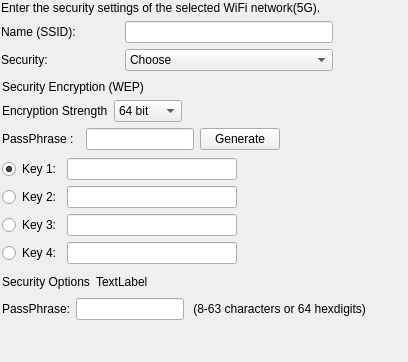
               <widget class="QFrame" name="frm_manualSet5G">
                <property name="frameShape">
                 <enum>QFrame::NoFrame</enum>
                </property>
                <property name="frameShadow">
                 <enum>QFrame::Raised</enum>
                </property>
                <layout class="QVBoxLayout" name="verticalLayout_53">
                 <property name="margin">
                  <number>0</number>
                 </property>
                 <item>
                  <widget class="QFrame" name="frm_manualSet5G1">
                   <property name="frameShape">
                    <enum>QFrame::NoFrame</enum>
                   </property>
                   <property name="frameShadow">
                    <enum>QFrame::Raised</enum>
                   </property>
                   <layout class="QVBoxLayout" name="verticalLayout_49">
                    <property name="margin">
                     <number>1</number>
                    </property>
                    <item>
                     <widget class="QLabel" name="lbl_selectedNetworkManual5G">
                      <property name="text">
                       <string>Enter the security settings of the selected WiFi network(5G).</string>
                      </property>
                     </widget>
                    </item>
                    <item>
                     <layout class="QGridLayout" name="gridLayout_23">
                      <item row="1" column="3">
                       <spacer name="horizontalSpacer_20">
                        <property name="orientation">
                         <enum>Qt::Horizontal</enum>
                        </property>
                        <property name="sizeHint" stdset="0">
                         <size>
                          <width>40</width>
                          <height>20</height>
                         </size>
                        </property>
                       </spacer>
                      </item>
                      <item row="0" column="0">
                       <widget class="QLabel" name="lbl_SSIDNameManual5G">
                        <property name="text">
                         <string>Name (SSID): </string>
                        </property>
                       </widget>
                      </item>
                      <item row="1" column="0">
                       <widget class="QLabel" name="lbl_securityManual5G">
                        <property name="text">
                         <string>Security:</string>
                        </property>
                       </widget>
                      </item>
                      <item row="1" column="2">
                       <widget class="QComboBox" name="cbx_securityTypeChooseManual5G">
                        <item>
                         <property name="text">
                          <string>Choose</string>
                         </property>
                        </item>
                        <item>
                         <property name="text">
                          <string>None</string>
                         </property>
                        </item>
                        <item>
                         <property name="text">
                          <string>WEP</string>
                         </property>
                        </item>
                        <item>
                         <property name="text">
                          <string>WPA-PSK-TKIP</string>
                         </property>
                        </item>
                        <item>
                         <property name="text">
                          <string>WPA-PSK-AES</string>
                         </property>
                        </item>
                        <item>
                         <property name="text">
                          <string>WPA2-PSK-AES</string>
                         </property>
                        </item>
                        <item>
                         <property name="text">
                          <string>WPA-PSK-TKIP|WPA2-PSK-AES</string>
                         </property>
                        </item>
                       </widget>
                      </item>
                      <item row="0" column="1">
                       <spacer name="horizontalSpacer_27">
                        <property name="orientation">
                         <enum>Qt::Horizontal</enum>
                        </property>
                        <property name="sizeType">
                         <enum>QSizePolicy::Fixed</enum>
                        </property>
                        <property name="sizeHint" stdset="0">
                         <size>
                          <width>40</width>
                          <height>20</height>
                         </size>
                        </property>
                       </spacer>
                      </item>
                      <item row="0" column="2">
                       <widget class="QLineEdit" name="ledt_SSIDNameManual5G">
                        <property name="sizePolicy">
                         <sizepolicy hsizetype="Preferred" vsizetype="Fixed">
                          <horstretch>0</horstretch>
                          <verstretch>0</verstretch>
                         </sizepolicy>
                        </property>
                        <property name="echoMode">
                         <enum>QLineEdit::Normal</enum>
                        </property>
                       </widget>
                      </item>
                     </layout>
                    </item>
                   </layout>
                  </widget>
                 </item>
                 <item>
                  <widget class="QFrame" name="frm_manualSet5G2">
                   <property name="frameShape">
                    <enum>QFrame::NoFrame</enum>
                   </property>
                   <property name="frameShadow">
                    <enum>QFrame::Raised</enum>
                   </property>
                   <layout class="QVBoxLayout" name="verticalLayout_29">
                    <property name="margin">
                     <number>1</number>
                    </property>
                    <item>
                     <widget class="QFrame" name="frm_manualSet5G21">
                      <property name="frameShape">
                       <enum>QFrame::NoFrame</enum>
                      </property>
                      <property name="frameShadow">
                       <enum>QFrame::Raised</enum>
                      </property>
                      <layout class="QVBoxLayout" name="verticalLayout_19">
                       <property name="margin">
                        <number>1</number>
                       </property>
                       <item>
                        <widget class="QLabel" name="lbl_securityWEPManual5G">
                         <property name="text">
                          <string>Security Encryption (WEP)</string>
                         </property>
                        </widget>
                       </item>
                       <item>
                        <layout class="QHBoxLayout" name="horizontalLayout_14">
                         <item>
                          <widget class="QLabel" name="lbl_encryptionStrengthManual5G">
                           <property name="text">
                            <string>Encryption Strength</string>
                           </property>
                          </widget>
                         </item>
                         <item>
                          <widget class="QComboBox" name="cmb_bitManualSet5G">
                           <item>
                            <property name="text">
                             <string>64 bit</string>
                            </property>
                           </item>
                           <item>
                            <property name="text">
                             <string>128 bit</string>
                            </property>
                           </item>
                          </widget>
                         </item>
                         <item>
                          <spacer name="horizontalSpacer_45">
                           <property name="orientation">
                            <enum>Qt::Horizontal</enum>
                           </property>
                           <property name="sizeHint" stdset="0">
                            <size>
                             <width>40</width>
                             <height>20</height>
                            </size>
                           </property>
                          </spacer>
                         </item>
                        </layout>
                       </item>
                       <item>
                        <layout class="QHBoxLayout" name="horizontalLayout_12">
                         <item>
                          <widget class="QLabel" name="lbl_wlanPasswordWEPManualSet5G">
                           <property name="sizePolicy">
                            <sizepolicy hsizetype="Fixed" vsizetype="Preferred">
                             <horstretch>0</horstretch>
                             <verstretch>0</verstretch>
                            </sizepolicy>
                           </property>
                           <property name="text">
                            <string>PassPhrase :  </string>
                           </property>
                          </widget>
                         </item>
                         <item>
                          <widget class="QLineEdit" name="ledt_wlanPasswordWEPManualSet5G">
                           <property name="sizePolicy">
                            <sizepolicy hsizetype="Preferred" vsizetype="Fixed">
                             <horstretch>0</horstretch>
                             <verstretch>0</verstretch>
                            </sizepolicy>
                           </property>
                           <property name="inputMethodHints">
                            <set>Qt::ImhNone</set>
                           </property>
                          </widget>
                         </item>
                         <item>
                          <widget class="QPushButton" name="btn_pwdGeneratorManual5G">
                           <property name="text">
                            <string>Generate</string>
                           </property>
                          </widget>
                         </item>
                         <item>
                          <spacer name="horizontalSpacer_41">
                           <property name="orientation">
                            <enum>Qt::Horizontal</enum>
                           </property>
                           <property name="sizeHint" stdset="0">
                            <size>
                             <width>40</width>
                             <height>20</height>
                            </size>
                           </property>
                          </spacer>
                         </item>
                        </layout>
                       </item>
                      </layout>
                     </widget>
                    </item>
                    <item>
                     <widget class="QFrame" name="frm_manualSet5G22">
                      <property name="frameShape">
                       <enum>QFrame::NoFrame</enum>
                      </property>
                      <property name="frameShadow">
                       <enum>QFrame::Raised</enum>
                      </property>
                      <layout class="QGridLayout" name="gridLayout_43">
                       <property name="margin">
                        <number>1</number>
                       </property>
                       <item row="0" column="0">
                        <layout class="QGridLayout" name="gridLayout_44">
                         <item row="2" column="0">
                          <widget class="QRadioButton" name="rbtn_key3ManualSet5G">
                           <property name="layoutDirection">
                            <enum>Qt::LeftToRight</enum>
                           </property>
                           <property name="text">
                            <string>Key 3:</string>
                           </property>
                          </widget>
                         </item>
                         <item row="1" column="0">
                          <widget class="QRadioButton" name="rbtn_key2ManualSet5G">
                           <property name="layoutDirection">
                            <enum>Qt::LeftToRight</enum>
                           </property>
                           <property name="text">
                            <string>Key 2:</string>
                           </property>
                          </widget>
                         </item>
                         <item row="3" column="1">
                          <widget class="QLineEdit" name="ledt_key4ManualSet5G">
                           <property name="sizePolicy">
                            <sizepolicy hsizetype="Expanding" vsizetype="Fixed">
                             <horstretch>0</horstretch>
                             <verstretch>0</verstretch>
                            </sizepolicy>
                           </property>
                           <property name="inputMethodHints">
                            <set>Qt::ImhNone</set>
                           </property>
                           <property name="readOnly">
                            <bool>true</bool>
                           </property>
                          </widget>
                         </item>
                         <item row="3" column="0">
                          <widget class="QRadioButton" name="rbtn_key4ManualSet5G">
                           <property name="layoutDirection">
                            <enum>Qt::LeftToRight</enum>
                           </property>
                           <property name="text">
                            <string>Key 4:</string>
                           </property>
                          </widget>
                         </item>
                         <item row="0" column="0">
                          <widget class="QRadioButton" name="rbtn_key1ManualSet5G">
                           <property name="layoutDirection">
                            <enum>Qt::LeftToRight</enum>
                           </property>
                           <property name="text">
                            <string>Key 1:</string>
                           </property>
                           <property name="checked">
                            <bool>true</bool>
                           </property>
                          </widget>
                         </item>
                         <item row="2" column="2">
                          <spacer name="horizontalSpacer_46">
                           <property name="orientation">
                            <enum>Qt::Horizontal</enum>
                           </property>
                           <property name="sizeHint" stdset="0">
                            <size>
                             <width>40</width>
                             <height>20</height>
                            </size>
                           </property>
                          </spacer>
                         </item>
                         <item row="1" column="1">
                          <widget class="QLineEdit" name="ledt_key2ManualSet5G">
                           <property name="sizePolicy">
                            <sizepolicy hsizetype="Expanding" vsizetype="Fixed">
                             <horstretch>0</horstretch>
                             <verstretch>0</verstretch>
                            </sizepolicy>
                           </property>
                           <property name="inputMethodHints">
                            <set>Qt::ImhNone</set>
                           </property>
                           <property name="readOnly">
                            <bool>true</bool>
                           </property>
                          </widget>
                         </item>
                         <item row="0" column="1">
                          <widget class="QLineEdit" name="ledt_key1ManualSet5G">
                           <property name="sizePolicy">
                            <sizepolicy hsizetype="Expanding" vsizetype="Fixed">
                             <horstretch>0</horstretch>
                             <verstretch>0</verstretch>
                            </sizepolicy>
                           </property>
                           <property name="inputMethodHints">
                            <set>Qt::ImhNone</set>
                           </property>
                           <property name="readOnly">
                            <bool>true</bool>
                           </property>
                          </widget>
                         </item>
                         <item row="2" column="1">
                          <widget class="QLineEdit" name="ledt_key3ManualSet5G">
                           <property name="sizePolicy">
                            <sizepolicy hsizetype="Expanding" vsizetype="Fixed">
                             <horstretch>0</horstretch>
                             <verstretch>0</verstretch>
                            </sizepolicy>
                           </property>
                           <property name="inputMethodHints">
                            <set>Qt::ImhNone</set>
                           </property>
                           <property name="readOnly">
                            <bool>true</bool>
                           </property>
                          </widget>
                         </item>
                        </layout>
                       </item>
                      </layout>
                     </widget>
                    </item>
                    <item>
                     <widget class="QFrame" name="frm_manualSet5G23">
                      <property name="frameShape">
                       <enum>QFrame::NoFrame</enum>
                      </property>
                      <property name="frameShadow">
                       <enum>QFrame::Raised</enum>
                      </property>
                      <layout class="QGridLayout" name="gridLayout_45">
                       <property name="margin">
                        <number>1</number>
                       </property>
                       <item row="0" column="0">
                        <layout class="QVBoxLayout" name="verticalLayout_30">
                         <item>
                          <layout class="QHBoxLayout" name="horizontalLayout_16">
                           <item>
                            <widget class="QLabel" name="lbl_securityOptionsManual5G">
                             <property name="text">
                              <string>Security Options</string>
                             </property>
                            </widget>
                           </item>
                           <item>
                            <widget class="QLabel" name="lbl_securitytypeManual5G">
                             <property name="text">
                              <string>TextLabel</string>
                             </property>
                            </widget>
                           </item>
                           <item>
                            <spacer name="horizontalSpacer_26">
                             <property name="orientation">
                              <enum>Qt::Horizontal</enum>
                             </property>
                             <property name="sizeHint" stdset="0">
                              <size>
                               <width>40</width>
                               <height>20</height>
                              </size>
                             </property>
                            </spacer>
                           </item>
                          </layout>
                         </item>
                         <item>
                          <layout class="QHBoxLayout" name="horizontalLayout_22">
                           <item>
                            <widget class="QLabel" name="lbl_wlanPasswordManualSet5G">
                             <property name="text">
                              <string>PassPhrase:</string>
                             </property>
                            </widget>
                           </item>
                           <item>
                            <widget class="QLineEdit" name="ledt_wlanPasswordManualSet5G">
                             <property name="sizePolicy">
                              <sizepolicy hsizetype="Preferred" vsizetype="Fixed">
                               <horstretch>0</horstretch>
                               <verstretch>0</verstretch>
                              </sizepolicy>
                             </property>
                             <property name="inputMethodHints">
                              <set>Qt::ImhNone</set>
                             </property>
                            </widget>
                           </item>
                           <item>
                            <widget class="QLabel" name="lbl_hint5G">
                             <property name="text">
                              <string> (8-63 characters or 64 hexdigits)</string>
                             </property>
                            </widget>
                           </item>
                           <item>
                            <spacer name="horizontalSpacer_21">
                             <property name="orientation">
                              <enum>Qt::Horizontal</enum>
                             </property>
                             <property name="sizeHint" stdset="0">
                              <size>
                               <width>40</width>
                               <height>20</height>
                              </size>
                             </property>
                            </spacer>
                           </item>
                          </layout>
                         </item>
                        </layout>
                       </item>
                      </layout>
                     </widget>
                    </item>
                    <item>
                     <spacer name="verticalSpacer_8">
                      <property name="orientation">
                       <enum>Qt::Vertical</enum>
                      </property>
                      <property name="sizeHint" stdset="0">
                       <size>
                        <width>20</width>
                        <height>40</height>
                       </size>
                      </property>
                     </spacer>
                    </item>
                   </layout>
                  </widget>
                 </item>
                </layout>
               </widget>
